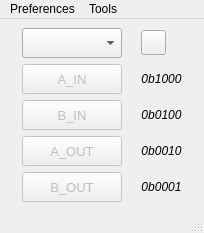
<?xml version="1.0" encoding="UTF-8"?>
<ui version="4.0">
 <class>MainWindow</class>
 <widget class="QMainWindow" name="MainWindow">
  <property name="geometry">
   <rect>
    <x>0</x>
    <y>0</y>
    <width>204</width>
    <height>233</height>
   </rect>
  </property>
  <property name="windowTitle">
   <string>MainWindow</string>
  </property>
  <widget class="QWidget" name="centralwidget">
   <layout class="QGridLayout" name="gridLayout_2">
    <item row="0" column="0">
     <widget class="QComboBox" name="cb_serial_name">
      <property name="sizePolicy">
       <sizepolicy hsizetype="Fixed" vsizetype="Fixed">
        <horstretch>0</horstretch>
        <verstretch>0</verstretch>
       </sizepolicy>
      </property>
      <property name="minimumSize">
       <size>
        <width>100</width>
        <height>30</height>
       </size>
      </property>
      <property name="maximumSize">
       <size>
        <width>100</width>
        <height>30</height>
       </size>
      </property>
      <property name="statusTip">
       <string>Connected serial device</string>
      </property>
     </widget>
    </item>
    <item row="0" column="1">
     <widget class="QPushButton" name="pb_refresh">
      <property name="sizePolicy">
       <sizepolicy hsizetype="Fixed" vsizetype="Fixed">
        <horstretch>0</horstretch>
        <verstretch>0</verstretch>
       </sizepolicy>
      </property>
      <property name="minimumSize">
       <size>
        <width>25</width>
        <height>25</height>
       </size>
      </property>
      <property name="maximumSize">
       <size>
        <width>25</width>
        <height>25</height>
       </size>
      </property>
      <property name="statusTip">
       <string>Refresh list of serial devices</string>
      </property>
      <property name="text">
       <string/>
      </property>
      <property name="icon">
       <iconset resource="resources.qrc">
        <normaloff>:/refresh.ico</normaloff>:/refresh.ico</iconset>
      </property>
      <property name="flat">
       <bool>false</bool>
      </property>
     </widget>
    </item>
    <item row="1" column="1">
     <widget class="QLabel" name="static_l_a_in">
      <property name="font">
       <font>
        <italic>true</italic>
       </font>
      </property>
      <property name="statusTip">
       <string>&quot;A_IN&quot; bitfield message</string>
      </property>
      <property name="text">
       <string>0b1000</string>
      </property>
      <property name="alignment">
       <set>Qt::AlignmentFlag::AlignCenter</set>
      </property>
     </widget>
    </item>
    <item row="2" column="1">
     <widget class="QLabel" name="static_l_b_in">
      <property name="font">
       <font>
        <italic>true</italic>
       </font>
      </property>
      <property name="statusTip">
       <string>&quot;B_IN&quot; bitfield message</string>
      </property>
      <property name="text">
       <string>0b0100</string>
      </property>
      <property name="alignment">
       <set>Qt::AlignmentFlag::AlignCenter</set>
      </property>
     </widget>
    </item>
    <item row="3" column="1">
     <widget class="QLabel" name="static_l_a_out">
      <property name="font">
       <font>
        <italic>true</italic>
       </font>
      </property>
      <property name="statusTip">
       <string>&quot;A_OUT&quot; bitfield message</string>
      </property>
      <property name="text">
       <string>0b0010</string>
      </property>
      <property name="alignment">
       <set>Qt::AlignmentFlag::AlignCenter</set>
      </property>
     </widget>
    </item>
    <item row="4" column="1">
     <widget class="QLabel" name="static_l_b_out">
      <property name="font">
       <font>
        <italic>true</italic>
       </font>
      </property>
      <property name="statusTip">
       <string>&quot;B_OUT&quot; bitfield message</string>
      </property>
      <property name="text">
       <string>0b0001</string>
      </property>
      <property name="alignment">
       <set>Qt::AlignmentFlag::AlignCenter</set>
      </property>
     </widget>
    </item>
    <item row="1" column="0">
     <widget class="QToolButton" name="tb_a_in">
      <property name="enabled">
       <bool>false</bool>
      </property>
      <property name="sizePolicy">
       <sizepolicy hsizetype="Fixed" vsizetype="Fixed">
        <horstretch>0</horstretch>
        <verstretch>0</verstretch>
       </sizepolicy>
      </property>
      <property name="minimumSize">
       <size>
        <width>100</width>
        <height>30</height>
       </size>
      </property>
      <property name="maximumSize">
       <size>
        <width>100</width>
        <height>30</height>
       </size>
      </property>
      <property name="font">
       <font>
        <pointsize>10</pointsize>
       </font>
      </property>
      <property name="statusTip">
       <string>A-side fluid input</string>
      </property>
      <property name="text">
       <string>A_IN</string>
      </property>
      <property name="checkable">
       <bool>true</bool>
      </property>
     </widget>
    </item>
    <item row="2" column="0">
     <widget class="QToolButton" name="tb_b_in">
      <property name="enabled">
       <bool>false</bool>
      </property>
      <property name="sizePolicy">
       <sizepolicy hsizetype="Fixed" vsizetype="Fixed">
        <horstretch>0</horstretch>
        <verstretch>0</verstretch>
       </sizepolicy>
      </property>
      <property name="minimumSize">
       <size>
        <width>100</width>
        <height>30</height>
       </size>
      </property>
      <property name="maximumSize">
       <size>
        <width>100</width>
        <height>30</height>
       </size>
      </property>
      <property name="font">
       <font>
        <pointsize>10</pointsize>
       </font>
      </property>
      <property name="statusTip">
       <string>B-side fluid input</string>
      </property>
      <property name="text">
       <string>B_IN</string>
      </property>
      <property name="checkable">
       <bool>true</bool>
      </property>
     </widget>
    </item>
    <item row="3" column="0">
     <widget class="QToolButton" name="tb_a_out">
      <property name="enabled">
       <bool>false</bool>
      </property>
      <property name="sizePolicy">
       <sizepolicy hsizetype="Fixed" vsizetype="Fixed">
        <horstretch>0</horstretch>
        <verstretch>0</verstretch>
       </sizepolicy>
      </property>
      <property name="minimumSize">
       <size>
        <width>100</width>
        <height>30</height>
       </size>
      </property>
      <property name="maximumSize">
       <size>
        <width>100</width>
        <height>30</height>
       </size>
      </property>
      <property name="font">
       <font>
        <pointsize>10</pointsize>
       </font>
      </property>
      <property name="statusTip">
       <string>A-side fluid output</string>
      </property>
      <property name="text">
       <string>A_OUT</string>
      </property>
      <property name="checkable">
       <bool>true</bool>
      </property>
      <property name="checked">
       <bool>false</bool>
      </property>
     </widget>
    </item>
    <item row="4" column="0">
     <widget class="QToolButton" name="tb_b_out">
      <property name="enabled">
       <bool>false</bool>
      </property>
      <property name="sizePolicy">
       <sizepolicy hsizetype="Fixed" vsizetype="Fixed">
        <horstretch>0</horstretch>
        <verstretch>0</verstretch>
       </sizepolicy>
      </property>
      <property name="minimumSize">
       <size>
        <width>100</width>
        <height>30</height>
       </size>
      </property>
      <property name="maximumSize">
       <size>
        <width>100</width>
        <height>30</height>
       </size>
      </property>
      <property name="font">
       <font>
        <pointsize>10</pointsize>
       </font>
      </property>
      <property name="statusTip">
       <string>B-side fluid output</string>
      </property>
      <property name="text">
       <string>B_OUT</string>
      </property>
      <property name="checkable">
       <bool>true</bool>
      </property>
     </widget>
    </item>
   </layout>
  </widget>
  <widget class="QMenuBar" name="menubar">
   <property name="geometry">
    <rect>
     <x>0</x>
     <y>0</y>
     <width>204</width>
     <height>19</height>
    </rect>
   </property>
   <widget class="QMenu" name="m_preferences">
    <property name="title">
     <string>Preferences</string>
    </property>
    <addaction name="a_debug_mode"/>
   </widget>
   <widget class="QMenu" name="m_tools">
    <property name="title">
     <string>Tools</string>
    </property>
    <addaction name="a_serial_dialog"/>
   </widget>
   <addaction name="m_preferences"/>
   <addaction name="m_tools"/>
  </widget>
  <widget class="QStatusBar" name="statusbar"/>
  <action name="a_debug_mode">
   <property name="checkable">
    <bool>true</bool>
   </property>
   <property name="checked">
    <bool>false</bool>
   </property>
   <property name="text">
    <string>Debug Mode</string>
   </property>
  </action>
  <action name="a_serial_dialog">
   <property name="text">
    <string>Serial Dialog (non-Qt)</string>
   </property>
  </action>
 </widget>
 <resources>
  <include location="resources.qrc"/>
 </resources>
 <connections/>
</ui>
